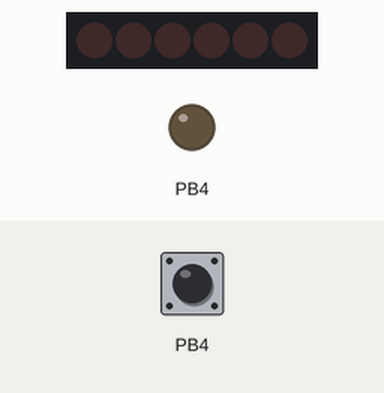
A sketch run on a simulated ATtiny85, built with avr-gcc and run on an emulated ATtiny85. Parts: 6×1 LED matrix, output pins drawn as LEDs (lit = HIGH). Wiring (inferred from the names in the program): charlieplexed LEDs: lines PB0, PB1, PB2. The test bench sets the inputs (shaded band); at power-on: PB4 LOW. Random numbers use the default seed unless the sketch sets one; pins used as bus, display or sensor lines are not drawn.

Above: at 1.4 s.
1.5 s: PB4 pulsed HIGH 2 times (0.12 s each, 0.3 s apart)
At 2.03 s:
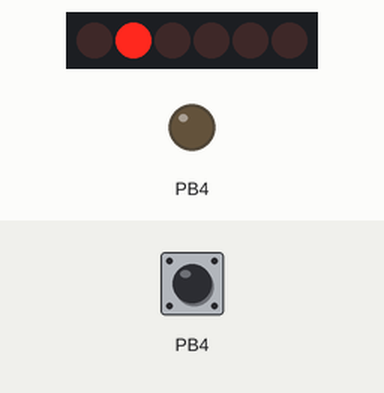
At 2.45 s:
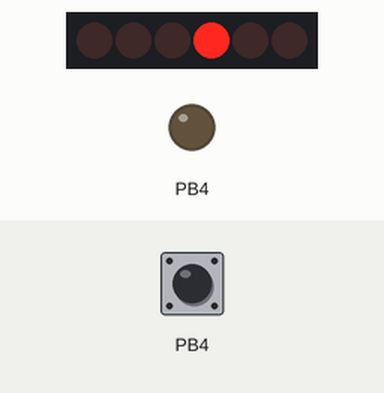
4.5 s: PB4 driven HIGH
6.0 s: PB4 driven LOW
At 6.1 s:
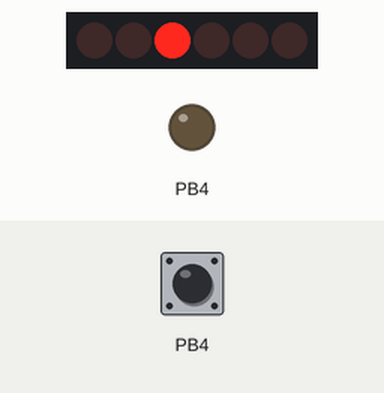

The sketch:

BottleTheory.ino
```cpp
//                         attiny85
//                   reset -+---+- vcc
//            (Serial) pb3 -+*  +- pb2 (connected to led) C+, D-, E-, F+
//       (touch input) pb4 -+   +- pb1 (connected to led) A+, B-, C-, D+
//                  ground -+---+- pb0 (connected to LED) A-, B+, E+, F-

int num = 0;
int pin1 = 0;
int pin2 = 1;
int pin3 = 2;
int mode = 0;
int timer = 0;


int NUMOFMODES =4; // Number of modes

bool lasttouched = false;
bool fade = false;
bool justfaded = false;

int calibration = 0;
//int previous;

int randomval = 0;
int fadeval = 0, fadestep = 1;
int togglestate = LOW;

boolean touched = false;

///////////////////////////////////////////////////////////////////////////////////////

int allOn(){
 //for (;;) {
   lightR();
   lightB(0);
   lightC(0);
   delayMicroseconds(20);
   lightR();
   lightE(0);
   delayMicroseconds(20);
   lightR();
   lightA(0);
   lightD(0);
   delayMicroseconds(20);
   lightR();
   lightF(0);
   delayMicroseconds(20);
// }
}
///////////////////////////////////////////////////////////////////////////////////////

int lightB(int n){
  pinMode(pin1, OUTPUT);
  pinMode(pin2, OUTPUT);
  digitalWrite(pin1,HIGH);
  digitalWrite(pin2,LOW);
  delay(n);
}

int lightD(int n){
  pinMode(pin3, OUTPUT);
  pinMode(pin2, OUTPUT);
  digitalWrite(pin2,HIGH);
  digitalWrite(pin3,LOW);
  delay(n);
}

int lightA(int n){
  pinMode(pin1, OUTPUT);
  pinMode(pin2, OUTPUT);
  digitalWrite(pin2,HIGH);
  digitalWrite(pin1,LOW);
  delay(n);
}

int lightC(int n){
  pinMode(pin3, OUTPUT);
  pinMode(pin2, OUTPUT);
  digitalWrite(pin3,HIGH);
  digitalWrite(pin2,LOW);
  delay(n);
}

int lightF(int n){
  pinMode(pin1, OUTPUT);
  pinMode(pin3, OUTPUT);
  digitalWrite(pin3,HIGH);
  digitalWrite(pin1,LOW);
  delay(n);
}

int lightE(int n){
  pinMode(pin1, OUTPUT);
  pinMode(pin3, OUTPUT);
  digitalWrite(pin1,HIGH);
  digitalWrite(pin3,LOW);
  delay(n);
}

int lightR(){
  pinMode(pin1, INPUT);
  pinMode(pin2, INPUT);
  pinMode(pin3, INPUT);
}
///////////----------------------------------------------------------

#define NUM_LEDS 6 // Maximum with 3 output pins

#define CHARLIE(pin_vcc, pin_gnd) \
	{ 1 << (pin_vcc), 1 << (pin_gnd) }

static const uint8_t mux[NUM_LEDS][2] = {
	CHARLIE(1,2),
	CHARLIE(2,1),
	CHARLIE(0,1),
	CHARLIE(1,0),
	CHARLIE(2,0),
	CHARLIE(0,2),
};

void off()
{
	DDRB = 0;
	PORTB = 0;
}

void on(int n)
{
	uint8_t vcc = mux[n][0];
	uint8_t gnd = mux[n][1];

	// turn both to output
	PORTB = 0;
	DDRB = vcc | gnd;
	PORTB = vcc;
}

static uint8_t fb[NUM_LEDS];

//-------------------------------------------------------------------

void setup() {
// Serial.begin(9600);
// Serial.println("Initiating Serial");

pinMode(pin1, INPUT);
pinMode(pin2, INPUT);
pinMode(pin3, INPUT);


delay(100);
  for (int i = 0; i < 8; i++) {
    calibration += chargeTime(PB4);
    delay(20);
  }
  calibration = (calibration + 4) / 8;
}

void loop()
{
  //int OffValue = 1000;

  int n = chargeTime(PB4);

  if (n > calibration){
    touched = true;
  }
  else {
    touched = false;
  }

  if (touched == true){
    //Serial.println("Touched");
     //MaskSwitch(random(6), 500);
     //poweroff=0;
    lasttouched = true;
    timer++;
    if(timer > 600){

      //Serial.println("Timer Exceeded");
      //delay(500);
       TouchToggleRun();
       if(justfaded==false){
        if (fade == false){
          fade= true;
          justfaded=true;
          //Serial.println("Fade is True");
        }
        else {
          fade= false;
          justfaded=true;

        }
      }
    }


  }
  else {
  justfaded=false;
  if(lasttouched == true){
    justfaded=false;
    timer = 0;
    if(fade == true){
      TouchToggleRun();
      delay(70);

    }
    else
    {
      lightR();
       if (mode == NUMOFMODES){
         mode = 0;
       }
        else
          mode ++;
        }

  lasttouched = false;
  if(fade == false){
    switch(mode){

      case 0:
        chase2();
        break;
      case 1:
        allOn();
        break;
      case 2:
        MaskSwitch(random(6), 200);
        break;
    case 3:
       RandomChase();
       break;
   case 4:
       lightR();
       break;
    }
  }

}
  delayMicroseconds(500);
}
}

byte chargeTime(byte pin)
{
  byte mask = (1 << pin);
  byte i;

  DDRB &= ~mask; // input
  PORTB |= mask; // pull-up on

  for (i = 0; i < 16; i++) {
    if (PINB & mask) break;
  }

  PORTB &= ~mask; // pull-up off
  DDRB |= mask; // discharge

  return i;
}

int TouchToggleRun(){
    if (num == 5)
      num = 0;
    else
      num ++;
   // delay(80);
    MaskSwitch(num,80);
 }

int MaskSwitch(int n, int del) {
  switch(n){

    case 0 :
    lightR();
    lightA(del);
    break;

    case 1 :
      lightR();
      lightB(del);
      break;

    case 2 :
      lightR();
      lightC(del);
      break;

    case 3 :
      lightR();
      lightD(del);
      break;

    case 4 :
      lightR();
      lightE(del);
      break;

    case 5 :
      lightR();
      lightF(del);
      break;

    }
  }


void draw()
{
	for(uint8_t i = 0 ; i < 255 ; i++)
	{
		for (uint8_t j = 0 ; j < NUM_LEDS ; j++)
		{
			if (fb[j] > i)
				on(j);
			else
				off();
		}
	}
}


static void
decay(
	const uint8_t speed
)
{
	for(int i = 0 ; i < NUM_LEDS ; i++)
	{
		if (fb[i] > speed)
			fb[i] -= speed;
		else
			fb[i] = 0;
	}
}

void chase2()
{
	for(uint8_t i = 0 ; i < NUM_LEDS; i++)
	{
		for(uint8_t delay = 0 ; delay < 30 ; delay++)
		{
			if (fb[i] < 200)
				fb[i] += 16;
			draw();
			if ((delay & 3) == 0)
				decay(8);
		}
	}
}

void RandomChase()
{
	uint8_t i = random(7);
	{
		for(uint8_t delay = 0 ; delay < 30 ; delay++)
		{
			if (fb[i] < 200)
				fb[i] += 16;
			draw();
			if ((delay & 3) == 0)
				decay(8);
		}
	}
}
```

Measured:
- after the input at 1.5 s, the display: first changes after 0.16 s (image 1 shows a later state)
- after the input at 6.0 s, the display: changes after 0.10 s (image 3)
